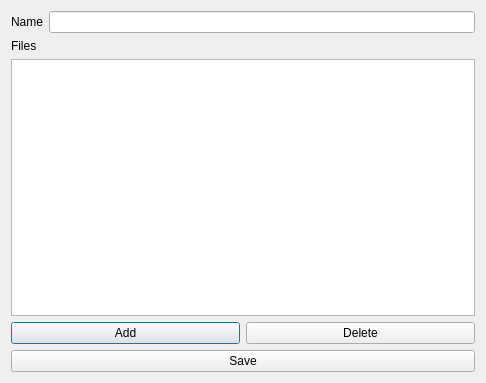
<?xml version="1.0" encoding="UTF-8"?>
<ui version="4.0">
 <class>CreateApplicationDialog</class>
 <widget class="QDialog" name="CreateApplicationDialog">
  <property name="geometry">
   <rect>
    <x>0</x>
    <y>0</y>
    <width>486</width>
    <height>383</height>
   </rect>
  </property>
  <property name="windowTitle">
   <string>Dialog</string>
  </property>
  <layout class="QGridLayout" name="gridLayout">
   <item row="0" column="0">
    <layout class="QHBoxLayout" name="horizontalLayout">
     <item>
      <widget class="QLabel" name="nameLabel_2">
       <property name="text">
        <string>Name</string>
       </property>
      </widget>
     </item>
     <item>
      <widget class="QLineEdit" name="nameEdit"/>
     </item>
    </layout>
   </item>
   <item row="1" column="0">
    <widget class="QLabel" name="filesLabel">
     <property name="text">
      <string>Files</string>
     </property>
    </widget>
   </item>
   <item row="2" column="0">
    <widget class="QListView" name="listView"/>
   </item>
   <item row="3" column="0">
    <layout class="QHBoxLayout" name="horizontalLayout_2">
     <item>
      <widget class="QPushButton" name="addButton">
       <property name="text">
        <string>Add</string>
       </property>
      </widget>
     </item>
     <item>
      <widget class="QPushButton" name="deleteButton">
       <property name="text">
        <string>Delete</string>
       </property>
      </widget>
     </item>
    </layout>
   </item>
   <item row="4" column="0">
    <widget class="QPushButton" name="saveButton">
     <property name="text">
      <string>Save</string>
     </property>
    </widget>
   </item>
  </layout>
 </widget>
 <resources/>
 <connections/>
</ui>
